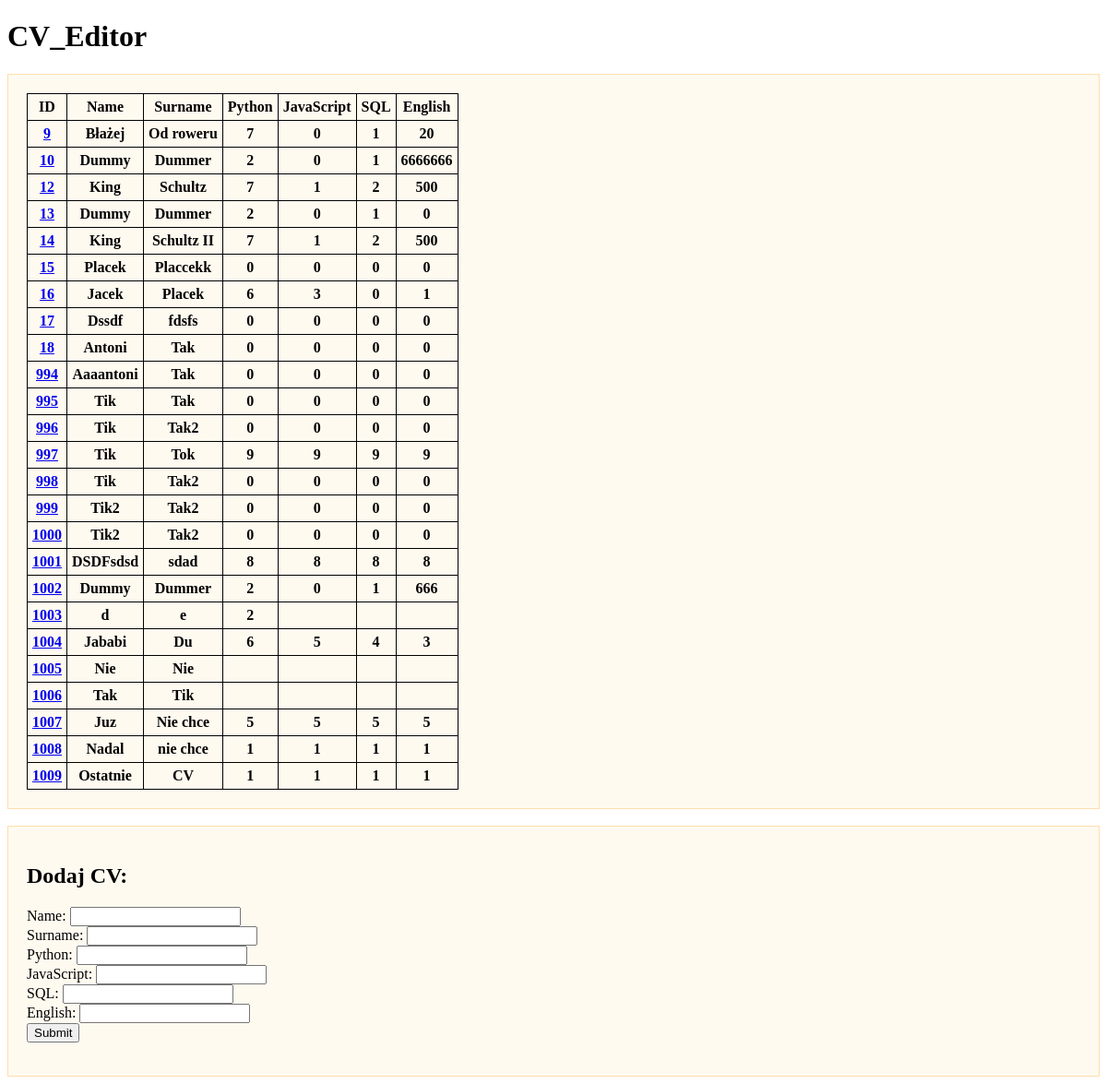
The page /cv/ on the database as committed earlier.
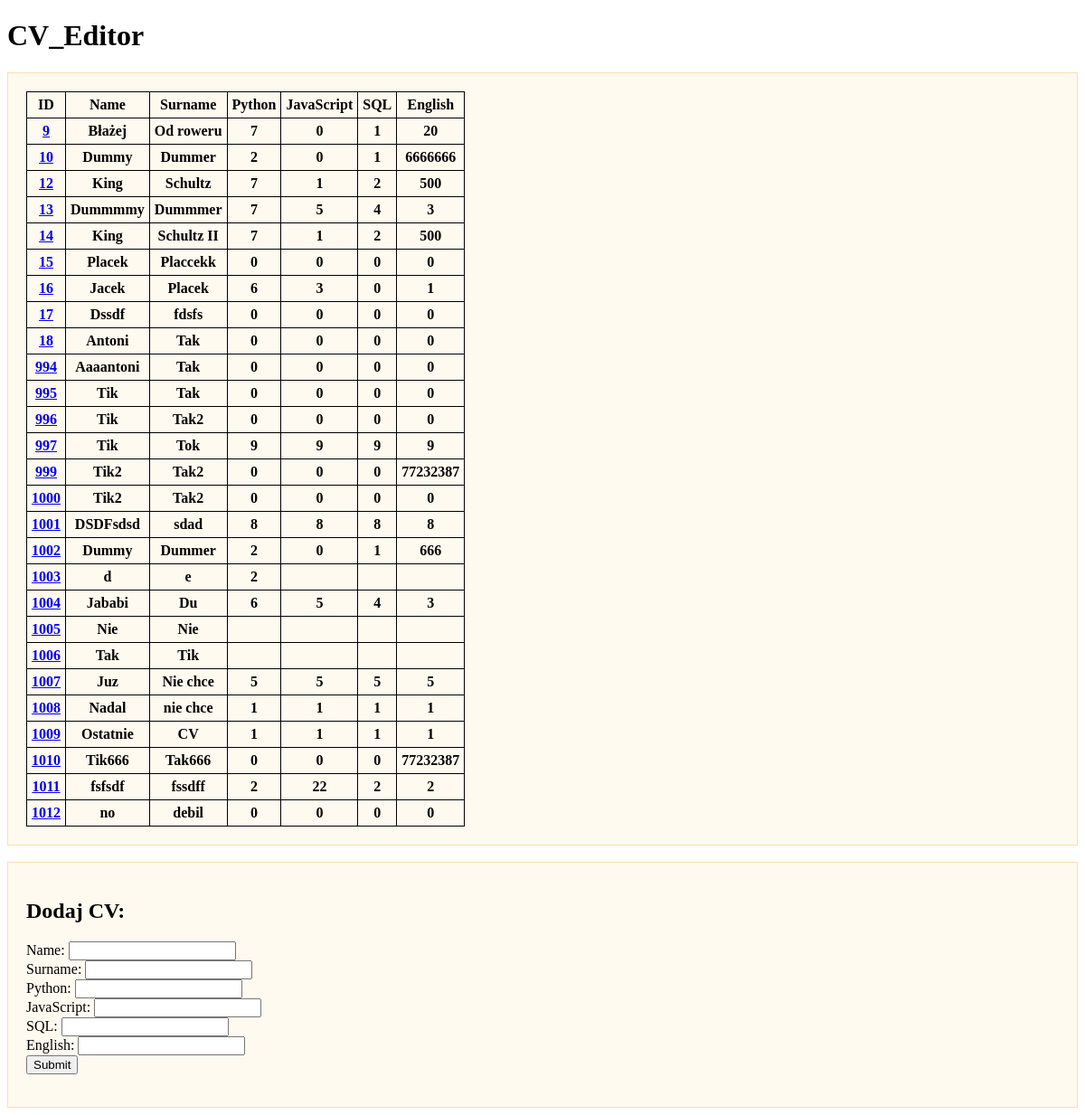
The same page on the database as committed later.
### tables this page shows
CREATE TABLE "basic_table" (
    "id"	INTEGER NOT NULL PRIMARY KEY AUTOINCREMENT UNIQUE,
    "firstname"	TEXT NOT NULL,
    "lastname"	TEXT NOT NULL,
    "python"	INTEGER DEFAULT 0,
    "javascript"	INTEGER DEFAULT 0,
    "sql"	INTEGER DEFAULT 0,
    "english"	INTEGER DEFAULT 0
);

### main.py (the view, shortened to what this page needs)
@app.route('/cv', methods=['GET', 'POST'])
@app.route('/cv/', methods=['GET', 'POST'])
def cv():
    single_result = False
    all_db_records = query_read_db()
    if request.method == "GET":
        pass
    return render_template("index.html", all_db_records=all_db_records, single_result=single_result)

### db_queries.py (called while the page is built)
def query_read_db(db="CV_Editor.db", table="basic_table"):
    query_file = "select_all.sql"
    conn = sqlite3.connect(db)
    conn.row_factory = sqlite3.Row # stackoverflow: This enables column access by name: row['column_name']
    c = conn.cursor()
    with open(query_file, encoding='utf-8') as file:
        query = file.read()
    c.execute(query)
    db_list_of_dicts = [dict(row) for row in c.fetchall()]
    conn.close()
    return db_list_of_dicts

### templates/index.html (shortened to what this page needs)
<!DOCTYPE html>
<html lang="en">
<head>
</head>
<body>
<h1>CV_Editor</h1>
<div class="ramka">
    <table>
        <tr>
            <th>ID</th>
            <th>Name</th>
            <th>Surname</th>
            <th>Python</th>
            <th>JavaScript</th>
            <th>SQL</th>
            <th>English</th>
        </tr>
        {% for record in all_db_records %}
        <tr>
            <th><a href="/cv/{{ record.id }}">{{ record.id }}</a></th>
            <th>{{ record.firstname }}</th>
            <th>{{ record.lastname }}</th>
            <th>{{ record.python }}</th>
            <th>{{ record.javascript }}</th>
            <th>{{ record.sql }}</th>
            <th>{{ record.english }}</th>
        </tr>
        {% endfor %}
    </table>
</div>
<br>
{% if not single_result %}
<div class="ramka">
<p>
    <h2>Dodaj CV:</h2>
    <form method="post" action="">
    <a>Name: </a><input type="text" name="firstname_from_form"><br>
    <a>Surname: </a><input type="text" name="lastname_from_form"><br>
    <a>Python: </a><input type="number" name="python_from_form"><br>
    <a>JavaScript: </a><input type="number" name="javascript_from_form"><br>
    <a>SQL: </a><input type="number" name="sql_from_form"><br>
    <a>English: </a><input type="number" name="english_from_form"><br>
    <input type="submit">
    </form>
</p>
</div>
{% endif %}
</body>
</html>

### templates/index.html (style rules this page uses)
.ramka { border: 1px solid navajowhite; background: floralwhite; padding: 20px; }
table { border-collapse: collapse; }
th { border: 1px solid black; padding: 5px; }

Rows that differ between the two databases and show on the page:
removed basic_table: id "998", firstname "Tik", lastname "Tak2", python "0", javascript "0", sql "0", english "0"
changed basic_table id 13: firstname "Dummy" → "Dummmmy"; lastname "Dummer" → "Dummmer"; python "2" → "7"; javascript "0" → "5"; sql "1" → "4"; english "0" → "3"
changed basic_table id 999: english "0" → "77232387"
added basic_table: id "1010", firstname "Tik666", lastname "Tak666", python "0", javascript "0", sql "0", english "77232387"
added basic_table: id "1011", firstname "fsfsdf", lastname "fssdff", python "2", javascript "22", sql "2", english "2"
added basic_table: id "1012", firstname "no", lastname "debil", python "0", javascript "0", sql "0", english "0"
